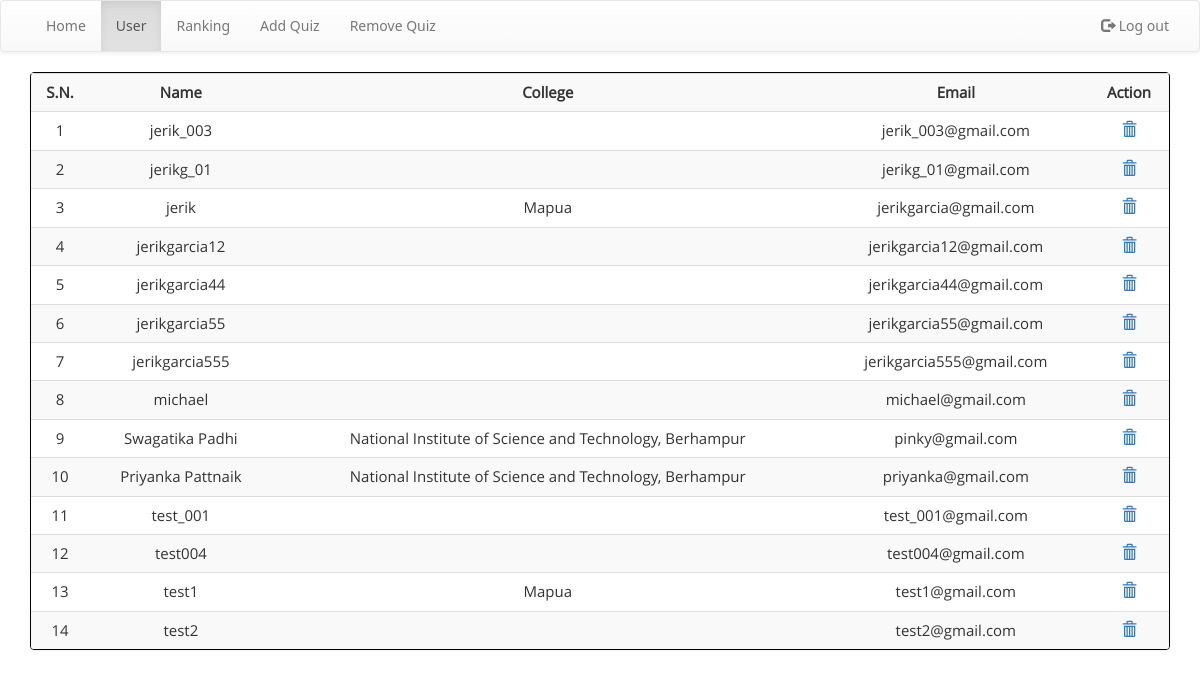
/dashboard.php?q=1 (signed in), run on the app's committed database.
### tables this page shows
CREATE TABLE `user` (
  `name` varchar(50) NOT NULL,
  `college` varchar(100) NOT NULL,
  `email` varchar(50) NOT NULL,
  `password` varchar(50) NOT NULL
);

### dashboard.php (the view, shortened to what this page needs)
<?php
    include_once 'database.php';
?>
<!DOCTYPE html>
<html>
<head>
    <link  rel="stylesheet" href="css/bootstrap.min.css"/>
    <link  rel="stylesheet" href="css/bootstrap-theme.min.css"/>
    <link rel="stylesheet" href="css/welcome.css">
    <link  rel="stylesheet" href="css/font.css">
</head>
<body>
    <nav class="navbar navbar-default title1">
        <div class="container-fluid">
            <div class="navbar-header">
                <a class="navbar-brand" href="Javascript:void(0)"><b></b></a>
            </div>
            <div class="collapse navbar-collapse" id="bs-example-navbar-collapse-1">
                <ul class="nav navbar-nav navbar-left">
                    <li <?php if(@$_GET['q']==0) echo'class="active"'; ?>><a href="dashboard.php?q=0">Home<span class="sr-only">(current)</span></a></li>
                    <li <?php if(@$_GET['q']==1) echo'class="active"'; ?>><a href="dashboard.php?q=1">User</a></li>
                    <li <?php if(@$_GET['q']==2) echo'class="active"'; ?>><a href="dashboard.php?q=2">Ranking</a></li>
                    <li class="dropdown <?php if(@$_GET['q']==4 || @$_GET['q']==5) echo'active"'; ?>">
                    <li><a href="dashboard.php?q=4">Add Quiz</a></li>
                    <li><a href="dashboard.php?q=5">Remove Quiz</a></li>
                </ul>
                <ul class="nav navbar-nav navbar-right">
                    <li <?php echo''; ?> > <a href="logout1.php?q=dashboard.php"><span class="glyphicon glyphicon-log-out" aria-hidden="true"></span>&nbsp;Log out</a></li>
                </ul>
            </div>
        </div>
    </nav>
    <div class="container">
        <div class="row">
            <div class="col-md-12">
                <?php
                    if(@$_GET['q']==1)
                    {
                        $result = mysqli_query($con,"SELECT * FROM user") or die('Error');
                        echo  '<div class="panel"><div class="table-responsive"><table class="table table-striped title1">
                        <tr><td><center><b>S.N.</b></center></td><td><center><b>Name</b></center></td><td><center><b>College</b></center></td><td><center><b>Email</b></center></td><td><center><b>Action</b></center></td></tr>';
                        $c=1;
                        while($row = mysqli_fetch_array($result))
                        {
                            $name = $row['name'];
                            $email = $row['email'];
                            $college = $row['college'];
                            echo '<tr><td><center>'.$c++.'</center></td><td><center>'.$name.'</center></td><td><center>'.$college.'</center></td><td><center>'.$email.'</center></td><td><center><a title="Delete User" href="update.php?demail='.$email.'"><b><span class="glyphicon glyphicon-trash" aria-hidden="true"></span></b></a></center></td></tr>';
                        }
                        echo '</table></div></div>';
                    }
                ?>
            </div>
        </div>
    </div>
</body>
</html>

### css/welcome.css (style rules this page uses)
* { box-sizing: border-box; }
body { background-color: #fff; margin: 0; font-family: Noto Sans; }
.panel { border-color:rgb(0, 0, 0); margin:0px; padding:0px; font: 15px 'Open Sans'; }

### data on the page
user: name "jerik_003", email "jerik_003@gmail.com"
user: name "jerikg_01", email "jerikg_01@gmail.com"
user: name "jerik", college "Mapua", email "jerikgarcia@gmail.com"
user: name "jerikgarcia12", email "jerikgarcia12@gmail.com"
user: name "jerikgarcia44", email "jerikgarcia44@gmail.com"
user: name "jerikgarcia55", email "jerikgarcia55@gmail.com"
user: name "jerikgarcia555", email "jerikgarcia555@gmail.com"
user: name "michael", email "michael@gmail.com"
user: name "Swagatika Padhi", college "National Institute of Science and Technology, Berhampur", email "pinky@gmail.com"
user: name "Priyanka Pattnaik", college "National Institute of Science and Technology, Berhampur", email "priyanka@gmail.com"
user: name "test_001", email "test_001@gmail.com"
user: name "test004", email "test004@gmail.com"
user: name "test1", college "Mapua", email "test1@gmail.com"
user: name "test2", email "test2@gmail.com"
